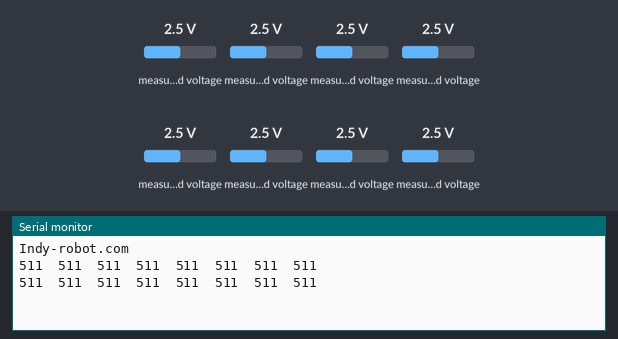
A sketch run on a simulated Arduino Nano, built with avr-gcc and run on an emulated ATmega328P. Shown: the last lines printed to the serial monitor. The inputs (shaded band) are chosen by the test bench; at power-on: measured voltage 2.5 V.

Above: at 1.2 s.
1.3 s: measured voltage (sensor 200) set to 0.1 V
At 2.6 s:
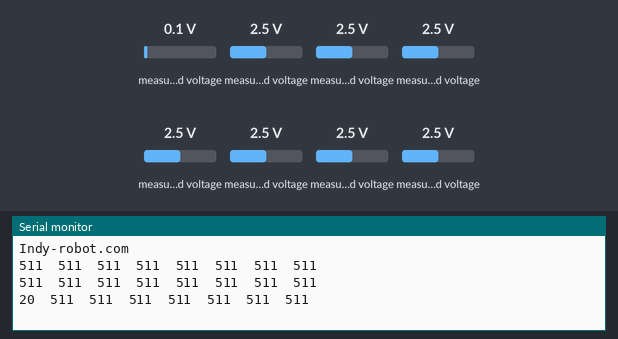
2.8 s: measured voltage (sensor 201) set to 0.1 V
At 3.7 s:
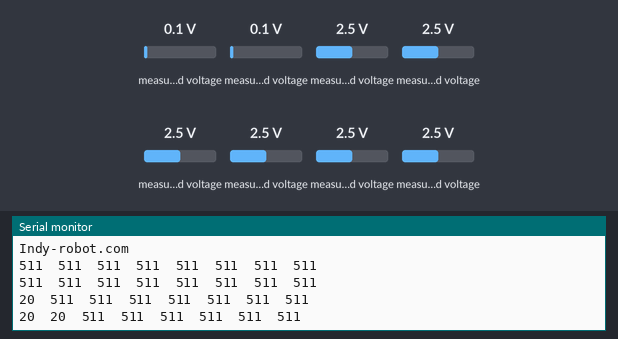
4.3 s: measured voltage (sensor 202) set to 0.1 V
At 5.5 s:
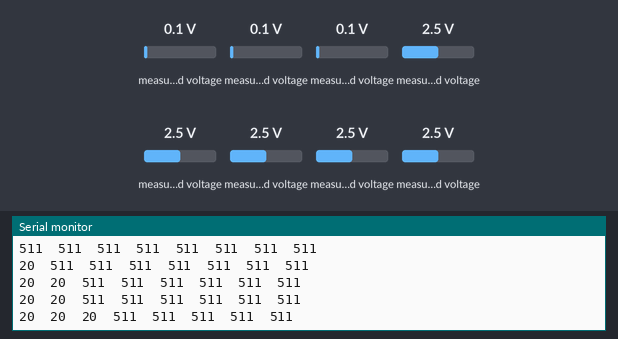
5.8 s: measured voltage (sensor 203) set to 0.1 V
At 6.8 s:
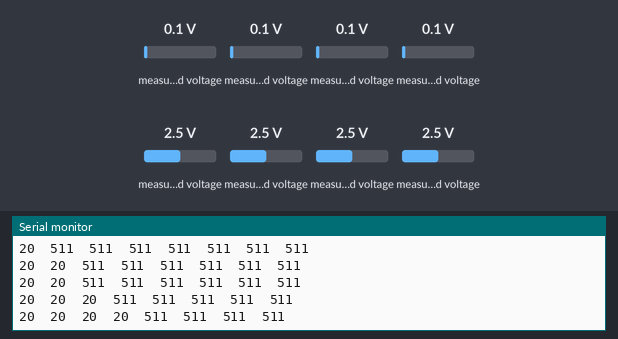
7.3 s: measured voltage (sensor 204) set to 0.1 V
At 8.6 s:
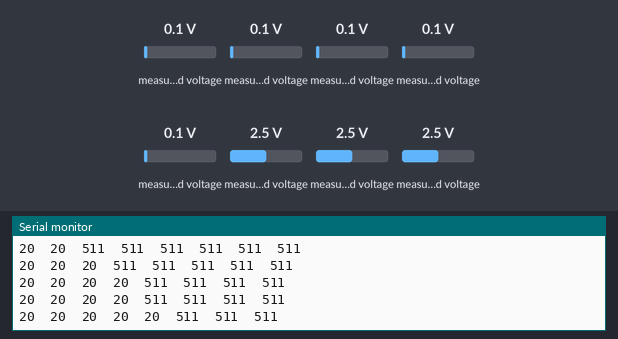
8.8 s: measured voltage (sensor 205) set to 0.1 V
At 9.8 s:
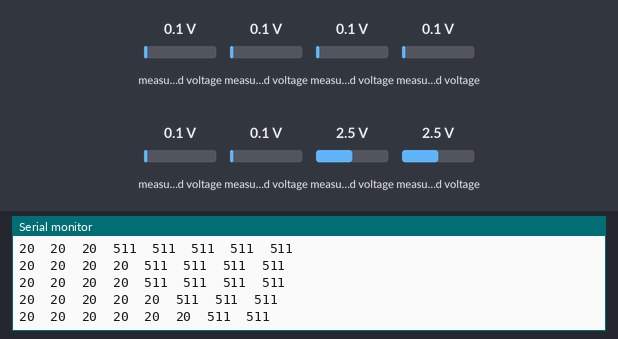

Measured:
- after the input at 1.3 s, the serial monitor: prints a new line after 0.71 s (image 1)
- after the input at 2.8 s, the serial monitor: prints a new line after 0.21 s (image 2)
- after the input at 4.3 s, the serial monitor: prints a new line after 0.72 s (image 3)
- after the input at 5.8 s, the serial monitor: prints a new line after 0.22 s (image 4)
- after the input at 7.3 s, the serial monitor: prints a new line after 0.73 s (image 5)
- after the input at 8.8 s, the serial monitor: prints a new line after 0.23 s (image 6)

The sketch:

test_read_sensor_pack_1board.ino
```cpp
/*
 *
 * โค๊ดนี้เป็นตัวอย่างการอ่านค่าจาก Sensor indy-sp
 * โดยโค็ดนี้ จะทดลองต่อกับ sensor 1ตัว
 *
 * www.indy-robot.com
 *
 */

#include <Adafruit_MCP3008.h>  //เรียกใช้ Library
Adafruit_MCP3008 adc;

int sensor_a0 = 0;
int sensor_a1 = 0;
int sensor_a2 = 0;
int sensor_a3 = 0;
int sensor_a4 = 0;
int sensor_a5 = 0;
int sensor_a6 = 0;
int sensor_a7 = 0;

void setup() {
  Serial.begin(9600);
  while (!Serial);

  Serial.println("Indy-robot.com");

  //adc.begin();  //SPI HW สำหรับ arduino nano -->>  clk=13,miso=12,mosi=11,cs=10
  //adc.begin(A0, A1, A2, A3);  // Software SPI  (sck, mosi, miso, cs);

  adc.begin(A0, A2, A1, A3);       // กำหนดขา ที่ใช่ต่อกับ sensor  เรียงตาม sck, mosi, miso, cs  ซ้ายไปขวา
}

void loop() {

  // อ่านค่าจาก sensor และเก็บในตัวแปร
  sensor_a0 = adc.readADC(0);
  sensor_a1 = adc.readADC(1);
  sensor_a2 = adc.readADC(2);
  sensor_a3 = adc.readADC(3);
  sensor_a4 = adc.readADC(4);
  sensor_a5 = adc.readADC(5);
  sensor_a6 = adc.readADC(6);
  sensor_a7 = adc.readADC(7);

  //แสดงผลค่าที่อ่านได้
  Serial.print(adc.readADC(0));
  Serial.print("\t");
  Serial.print(adc.readADC(1));
  Serial.print("\t");
  Serial.print(adc.readADC(2));
  Serial.print("\t");
  Serial.print(adc.readADC(3));
  Serial.print("\t");
  Serial.print(adc.readADC(4));
  Serial.print("\t");
  Serial.print(adc.readADC(5));
  Serial.print("\t");
  Serial.print(adc.readADC(6));
  Serial.print("\t");
  Serial.print(adc.readADC(7));
  Serial.print("\t");


  Serial.println("");
  delay(1000);
}
```
